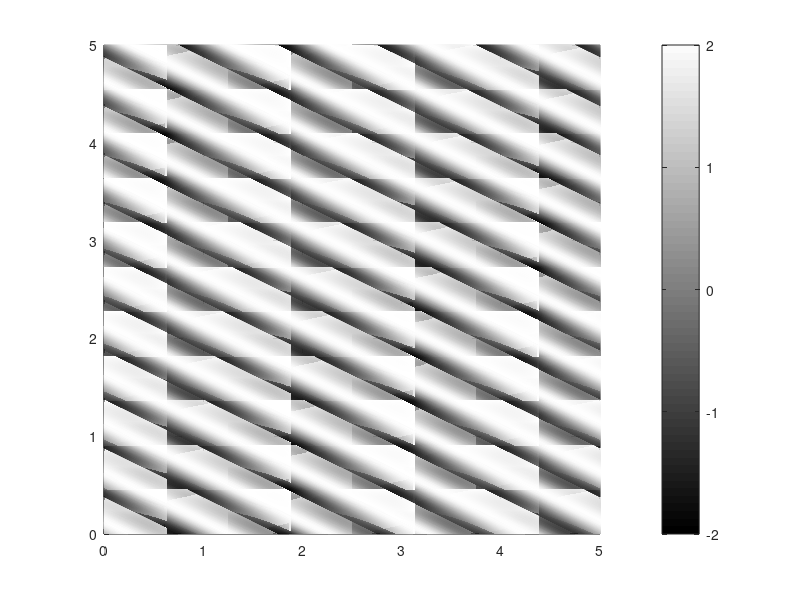

MATLAB code to generate this figure:
%
% Author: Tiago Mendes;
% University of Aveiro - September 2019 
%

clear all;
close all;
clc;

ta = 0.01;

t1 = [0:ta:5]';
t2 = t1;

q = zeros(length(t1),length(t2));
for n = 1 : length(t1)
  q(n, :) = 2 * sin(2*pi*(2*t1(n) + t2));
end 

%
% solucao alternativa
%
% for n = 1:length(t1)
%  for m = 1:length(t2)
%    q(n,m) = 2 * sin(2*pi*(2*t1(n) + t2(m)));
%  end 
% end
%

figure(41);
mesh(t1,t2,q);
view(2);
colorbar;
cmap = colormap; % Divides the signal span in 64 levels, where each level corresponds to an RGV entry in cmap
gray_cmap = [[0:1/64:(1-1/64)]' [0:1/64:(1-1/64)]' [0:1/64:(1-1/64)]' ];
colormap(gray_cmap);
